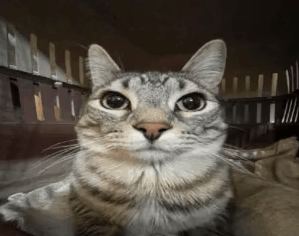
#> input picture Task1/cat.png, 299 x 236 px
$ python send_image.py ../../Task1/Cat_in_the_hat.png ../../Task1/cat.png
#> lines starting #> are read from the running program, lines starting #| are printed output that depends on the picture
import serial
import time
from PIL import Image
import numpy as np
import sys

def main():
    if len(sys.argv) < 3:
        print("Usage: python send_image.py <COM_PORT> <image_path>")
        print("Example: python send_image.py COM3 test.jpg")
        sys.exit(1)

    com_port = sys.argv[1]
    image_path = sys.argv[2]

    # 1. Prepare the image
    print(f"Loading image: {image_path}")
    try:
        img = Image.open(image_path).convert('RGB')
        img = img.resize((416, 416))
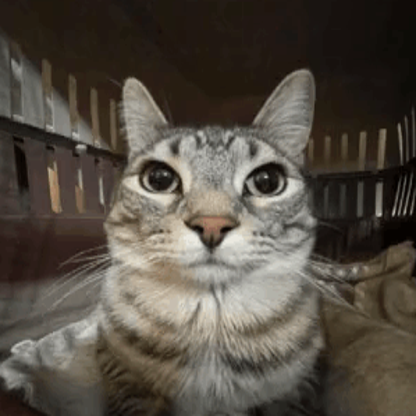
#> img: PIL image 416x416 RGB; mean R, G, B 84.2, 77, 67.5
    except Exception as e:
        print(f"Failed to open/resize image: {e}")
        sys.exit(1)

    # YOLO typically expects CHW or HWC. The FPGA expects HWC.
    # CRITICAL: The FPGA hardware calculates DDR addresses using an 8-byte stride per pixel.
    # Therefore, we must pad the 3 RGB channels with 5 empty channels to match the 64-bit AXI bus!
    img_array = np.array(img, dtype=np.uint8) # Shape: (416, 416, 3)

    padded_array = np.zeros((416, 416, 8), dtype=np.uint8)
    padded_array[:, :, 0:3] = img_array # Copy RGB into the first 3 channels

    img_bytes = padded_array.tobytes()
    expected_size = 416 * 416 * 8

    if len(img_bytes) != expected_size:
        print(f"Error: Expected {expected_size} bytes, got {len(img_bytes)}")
        sys.exit(1)

    print(f"Image processed and padded for 64-bit AXI. Size: {len(img_bytes)} bytes.")

    # 2. Open Serial Port
    print(f"Opening {com_port} at 921600 baud...")
    try:
        ser = serial.Serial(com_port, 921600, timeout=1)
    except Exception as e:
        print(f"Failed to open port: {e}")
        print("Make sure you don't have a serial terminal (like PuTTY or Vitis Serial Console) already using this port!")
        sys.exit(1)

    # 3. Send Image Data
    print("Sending image data to Zynq...")
    start_time = time.time()

    # Send in chunks to prevent UART buffer overflow on the Zynq
    chunk_size = 4096
    for i in range(0, len(img_bytes), chunk_size):
        chunk = img_bytes[i:i+chunk_size]
        ser.write(chunk)

        # Simple progress bar
        progress = int(50 * i / len(img_bytes))
        sys.stdout.write(f"\r[{'='*progress}{' '*(50-progress)}] {i}/{len(img_bytes)} bytes")
        sys.stdout.flush()

    sys.stdout.write(f"\r[{'='*50}] {len(img_bytes)}/{len(img_bytes)} bytes\n")
    print(f"Upload complete in {time.time() - start_time:.2f} seconds!")

    # 4. Wait for Zynq response
    print("\nListening for FPGA output (Bounding Boxes)...")
    print("-" * 50)
    try:
        while True:
            if ser.in_waiting > 0:
                line = ser.readline().decode('utf-8', errors='ignore').strip()
                if line:
                    print(f"[ZYNQ]: {line}")
            time.sleep(0.01)
    except KeyboardInterrupt:
        print("\nExiting...")
        ser.close()

if __name__ == "__main__":
    main()
#> (the call stopped at in main, `if ser.in_waiting > 0:`: serial is not available in this run)
